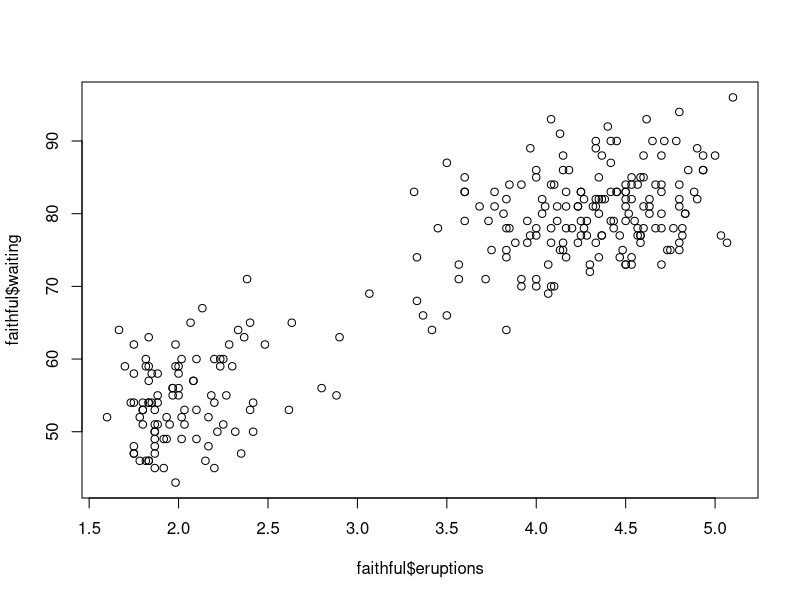

Source code (R): (Note: this script raises an error after producing the figure.)

# library(alr3)
data(faithful)
head(faithful)
### Understand the data 
help("faithful")
str(faithful)
summary(faithful)

###Find the correlation between dependent and independent variables
cor(faithful$eruptions,faithful$waiting)
plot(faithful$eruptions,faithful$waiting)
abline(lm(eruptions ~ waiting, data=faithful))

###Build a linear regression model
eruption.lm = lm(eruptions ~ waiting, data=faithful)

###Find the summary of the model
summary(eruption.lm)

####Regression Coefficients
coeffs = coefficients(eruption.lm); coeffs

####Predictions
waiting = 80           # the waiting time
eruption = coeffs[1] + coeffs[2]*waiting
eruption

pred <- predict(eruption.lm,data=faithful)

head(faithful)

nrow(faithful)

###Residuals

res <- faithful$eruptions - predict(eruption.lm,data=faithful)
head(res)

pred1 <- cbind(faithful,pred)
pred2 <- cbind(pred1,res)
head(pred2)

#############R-Squared###################

eruption.lm = lm(eruptions ~ waiting, data=faithful)
summary(eruption.lm)$r.squared


################Model Summary################
eruption.lm = lm(eruptions ~ waiting, data=faithful)
summary(eruption.lm)


################Predictions################
attach(faithful)     # attach the data frame
eruption.lm = lm(eruptions ~ waiting)
newdata = data.frame(waiting=c(80,95,85))

###Prediction intervals
predict(eruption.lm, newdata, interval="confidence")
detach(faithful)     # clean up


################################
# Check Residuals Distribution

eruption.lm = lm(eruptions ~ waiting, data=faithful)
eruption.res = resid(eruption.lm)
sum(eruption.res)
plot(faithful$waiting, eruption.res,
     ylab="Residuals", xlab="Waiting Time", 
     main="Old Faithful Eruptions")
abline(0, 0)                  # the horizon


# Check Standard Residuals Distribution
eruption.lm = lm(eruptions ~ waiting, data=faithful)
eruption.stdres = rstandard(eruption.lm)
plot(faithful$waiting, eruption.stdres,
     ylab="Standardized Residuals", 
     xlab="Waiting Time", 
     main="Old Faithful Eruptions")
abline(0, 0)                  # the horizon

# Check Standard Residuals is nOrmally Distribution using QQ Plot
eruption.lm = lm(eruptions ~ waiting, data=faithful)
eruption.stdres = rstandard(eruption.lm)
qqnorm(eruption.stdres, 
       ylab="Standardized Residuals", 
       xlab="Normal Scores", 
       main="Old Faithful Eruptions")
qqline(eruption.stdres)

# Check Diagnostic Plots
par(mfrow = c(2,2))
plot(eruption.lm)
dev.off()



###Breusch-Pagan (BP) test for Homoscedasticity
library(lmtest)
bptest(eruption.lm)

data(cars)
head(cars)
